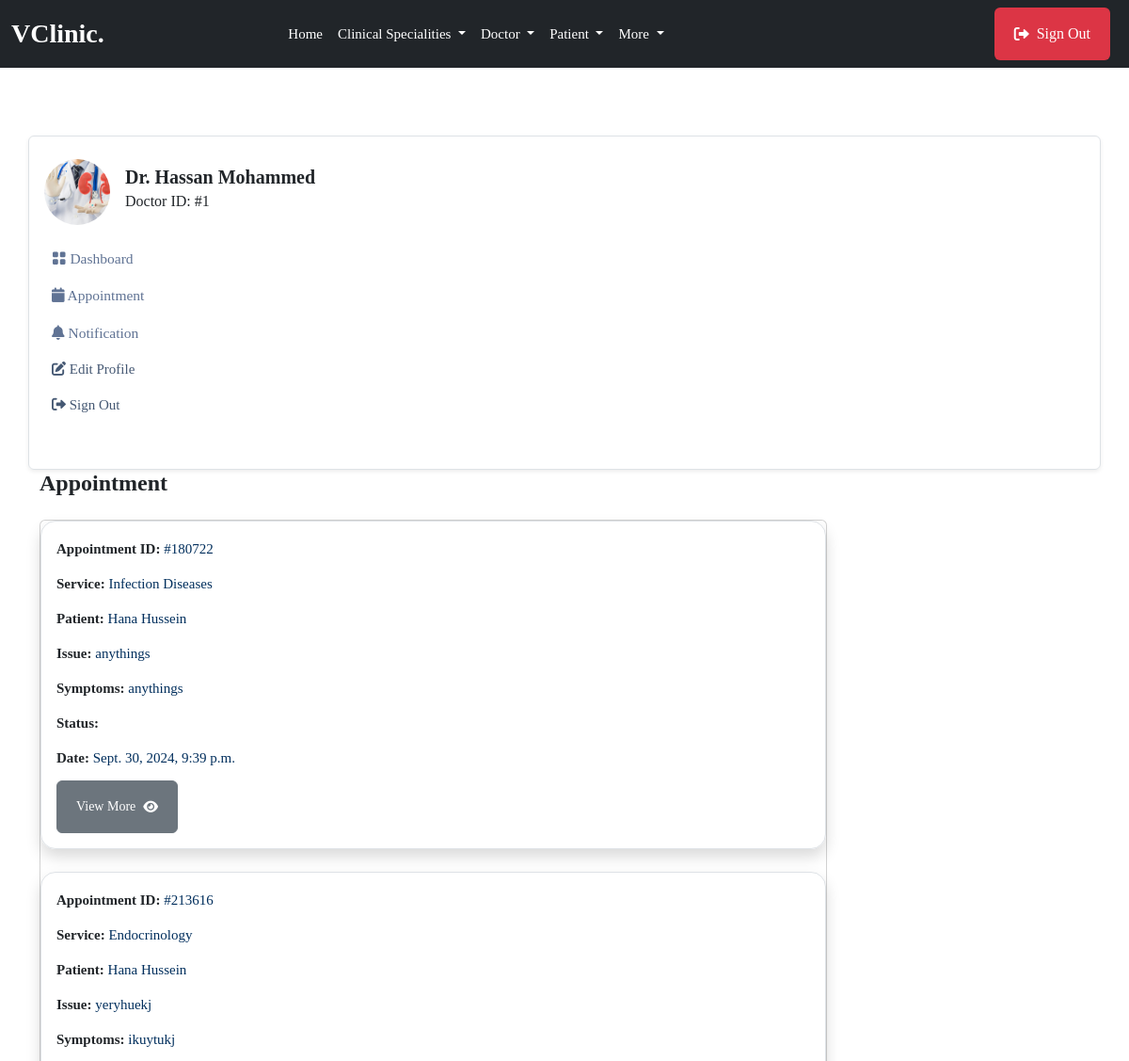
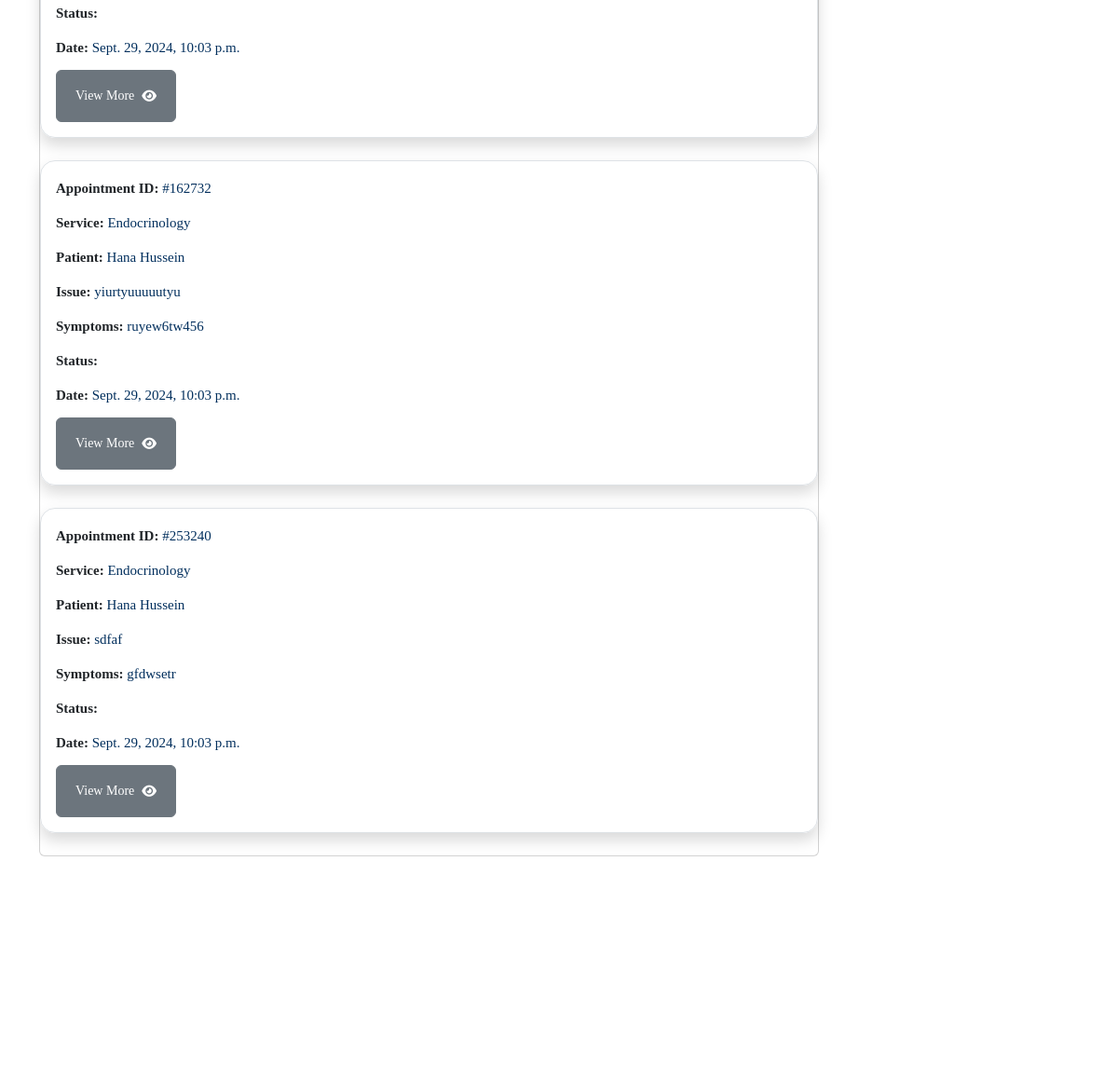
/doctor/appointments/ (signed in, upper part), run on an earlier commit of the app's database (2 pictures, top to bottom).
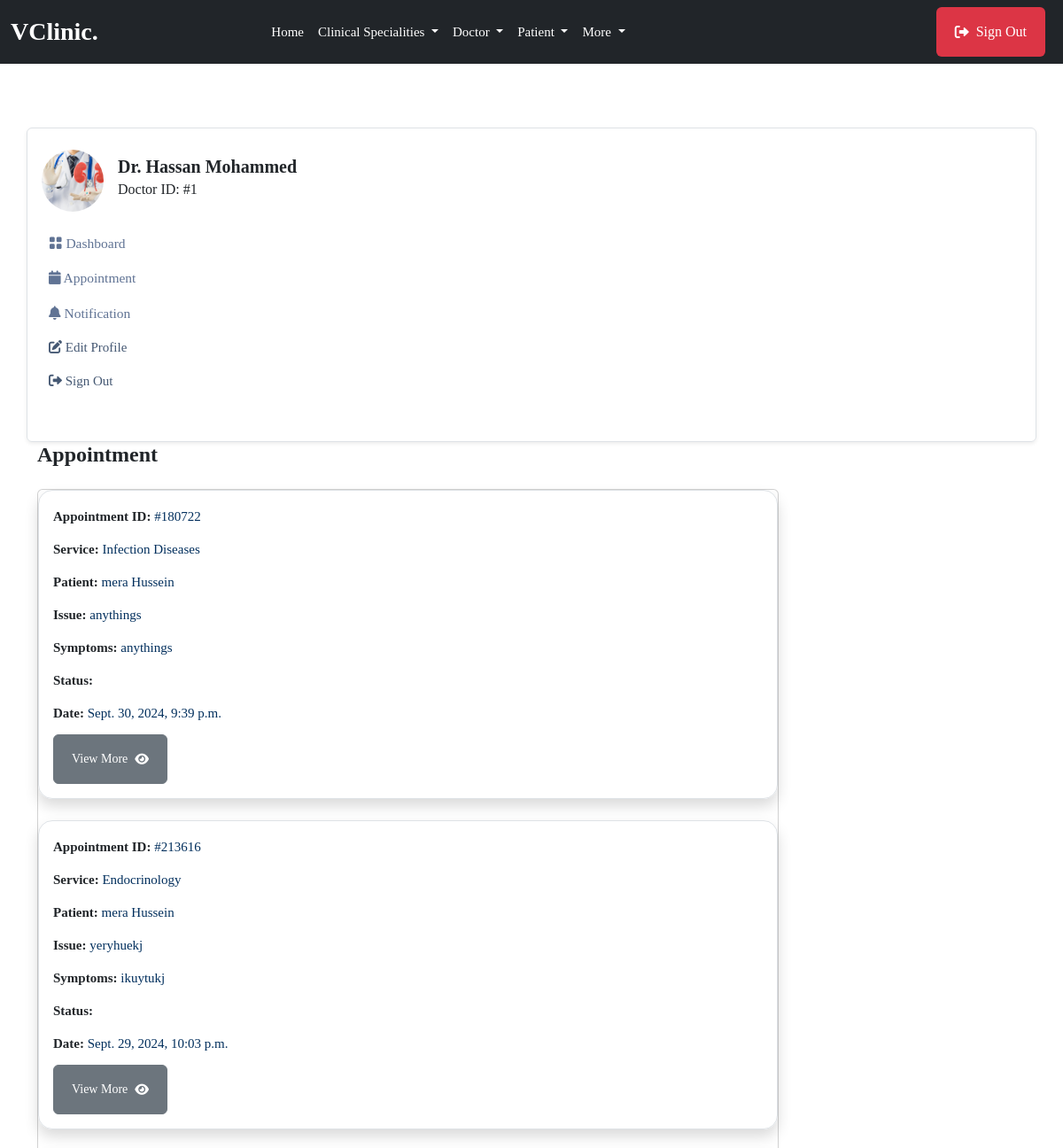
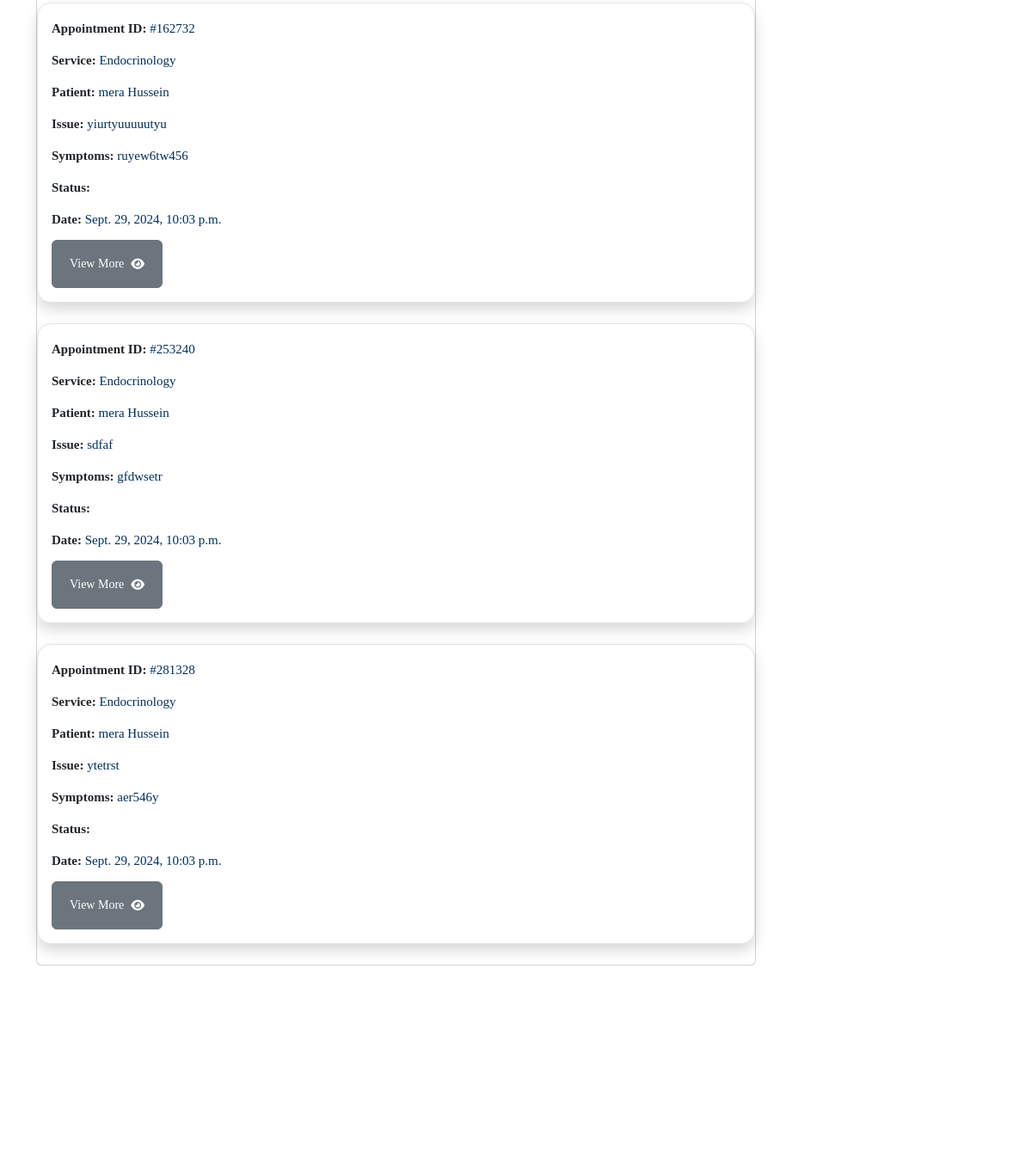
And on a later commit of the database (2 pictures, top to bottom).
### mainapp/models.py (models this page shows, shortened)
class Appointment(models.Model):
    STATUS = [
        ('Scheduled', 'Scheduled'),
        ('Completed', 'Completed'),
        ('Pending', 'Pending'),
        ('Cancelled', 'Cancelled')
    ]
    service = models.ForeignKey(Service, on_delete=models.SET_NULL, null=True, blank=True, related_name='service_appointments')
    doctor = models.ForeignKey(doctor_models.Doctor, on_delete=models.SET_NULL, null=True, blank=True, related_name='doctor_appointments')
    patient = models.ForeignKey(patient_models.Patient, on_delete=models.SET_NULL, null=True, blank=True, related_name='appointments_patient')
    appointment_date = models.DateTimeField(null=True, blank=True)
    issues = models.TextField(blank=True, null=True)
    symptoms = models.TextField(blank=True, null=True)
    appointment_id = ShortUUIDField(length=6, max_length=10, alphabet="1234567890")
    appointment_status = models.CharField(max_length=120, choices=STATUS)

class Service(models.Model):
    image = models.FileField(upload_to="images", null=True, blank=True)
    name = models.CharField(max_length=255)         # name of clinical specialitis
    description = models.TextField(blank=True, null=True)       # description of clinical specialitis
    cost = models.DecimalField(max_digits=10, decimal_places=2)         # How mush the clinical specialitis cost
    available_doctors = models.ManyToManyField(doctor_models.Doctor, blank=True)        #every clinical specialitis have many doctors

### patientapp/models.py (models this page shows, shortened)
class Patient(models.Model):         #create a new model from scratch
    user = models.OneToOneField(userauth_models.User, on_delete=models.CASCADE)  #when we delete this user , we delete doctor, there should be only one doctor that has one user model
    image = models.FileField(upload_to='images', blank=True, null=True)
    full_name = models.CharField(max_length=100, blank=True, null=True)
    mobile = models.CharField(max_length=15, blank=True, null=True)
    address = models.CharField(max_length=100, null=True, blank=True)
    email = models.CharField(max_length=100, null=True, blank=True)
    gender = models.CharField(max_length=100, null=True, blank=True)
    blood_group = models.CharField(max_length=100, null=True, blank=True)
    date_of_birth= models.DateTimeField(default=timezone.now, null=True, blank=True)

### doctorapp/views.py (the view)
# urls.py: path("appointments/", views.appointments, name="appointments"),
@login_required
def appointments(request):
    doctor = doctor_models.Doctor.objects.get(user=request.user)
    appointments = base_models.Appointment.objects.filter(doctor=doctor)
    context = {
        "appointments": appointments,
    }
    return render(request, "doctorapp/appointments.html", context)

### templates/doctorapp/appointments.html (shortened to what this page needs)
{% extends 'partials/base.html' %} {% block content %}
<section class="pt-5 pb-5">
    <div class="container">
        <div class="row mt-0 mt-md-4">
            {% include 'doctorapp/sidebar.html' %}
            <div class="col-lg-9 col-md-8 col-12">
                <h4 class="mb-0 mb-4 fw-bold">Appointment</h4>
                <div class="card mb-4">
                    {% for a in appointments %}
                    <div class="shadow border p-3 mb-4 rounded-4">
                        <a href="{% url 'doctorapp:appointment_detail' a.appointment_id %}">
                            <p><span class="fw-semibold text-dark">Appointment ID:</span> #{{a.appointment_id}}</p>
                            <p><span class="fw-semibold text-dark">Service:</span> {{a.service.name}}</p>
                            <p><span class="fw-semibold text-dark">Patient:</span> {{a.patient.full_name}}</p>
                            <p><span class="fw-semibold text-dark">Issue:</span> {{a.issues}}</p>
                            <p><span class="fw-semibold text-dark">Symptoms:</span> {{a.symptoms}}</p>
                            <p><span class="fw-semibold text-dark">Status:</span> {{a.status}}</p>
                            <p><span class="fw-semibold text-dark">Date:</span> {{a.appointment_date}}</p>
                            <button class="btn btn-secondary btn-sm">View More <i class="fas fa-eye ms-2"></i></button>
                        </a>
                    </div>
                    {% endfor %}
                </div>
            </div>
        </div>
</section>
{% endblock content %}

What changed in the data, as far as the page shows it:
changed through a linked row, Appointment "anythings": patient.full_name "Hana Hussein" → "mera Hussein"
changed through a linked row, Appointment "yeryhuekj": patient.full_name "Hana Hussein" → "mera Hussein"
changed through a linked row, Appointment "yiurtyuuuuutyu": patient.full_name "Hana Hussein" → "mera Hussein"
changed through a linked row, Appointment "sdfaf": patient.full_name "Hana Hussein" → "mera Hussein"
added Appointment: appointment_id "281328", service.name "Endocrinology", patient.full_name "mera Hussein", issues "ytetrst", symptoms "aer546y", appointment_date "Sept. 29, 2024, 10:03 p.m."
